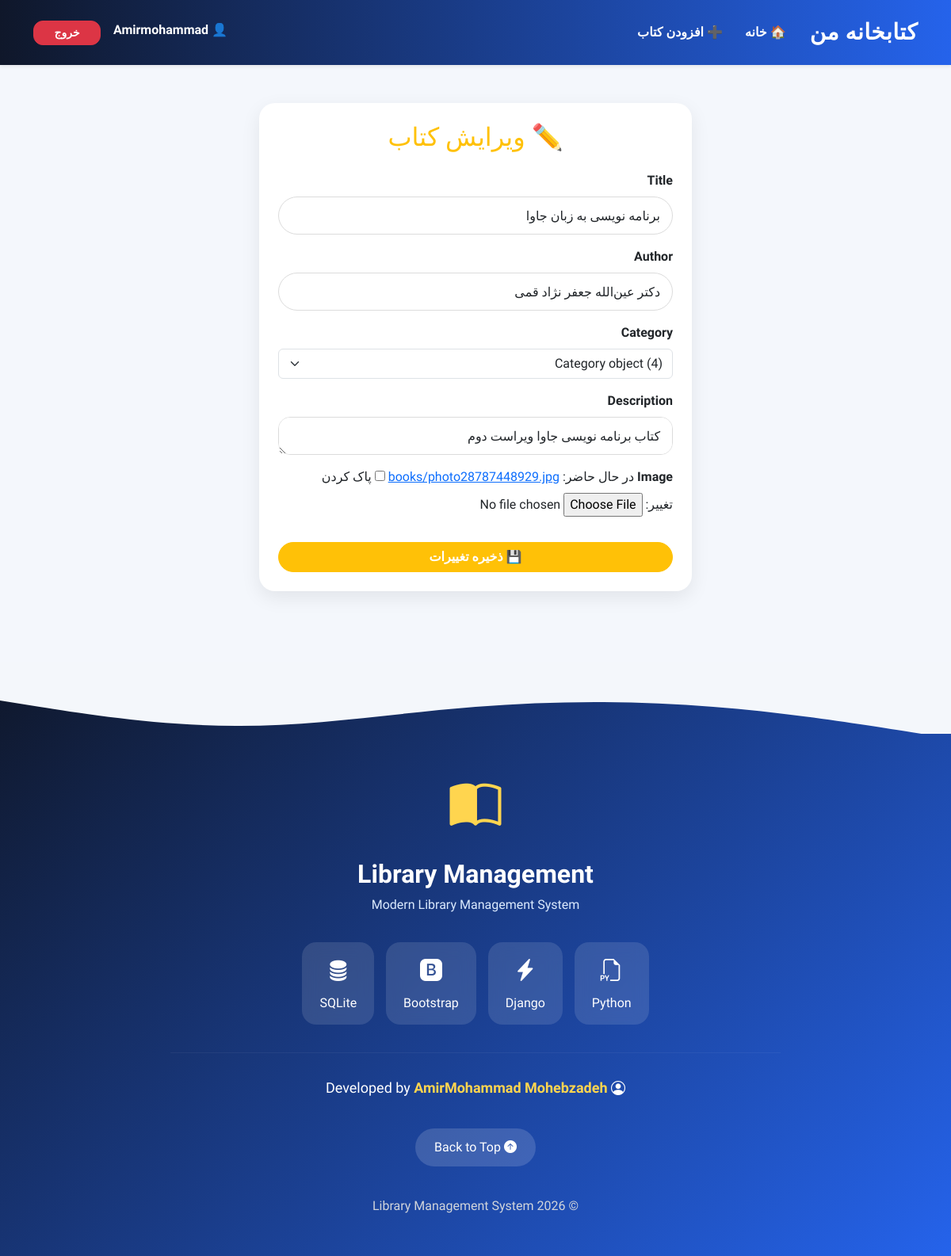
Screenshot of /edit/13/ (signed in) with the database file from the repository.
### library/models.py (models this page shows, shortened)
class Book(models.Model):
    title = models.CharField(max_length=200)
    author = models.CharField(max_length=100)
    description = models.TextField(blank=True)
    image = models.ImageField(
        upload_to='books/',
        blank=True,
        null=True
    )
    created_at = models.DateTimeField(auto_now_add=True)
    category = models.ForeignKey(
        Category,
        on_delete=models.CASCADE,
        null=True,
        blank=True
    )

### library/views.py (the view)
# urls.py: ,path("edit/<int:book_id>/", views.edit_book, name="edit_book")
@role_required("librarian", "admin")
def edit_book(request, book_id):
    book = get_object_or_404(Book, id=book_id)
    if request.method == "POST":
        form = BookForm(request.POST, request.FILES,  instance=book)
        if form.is_valid():
            form.save()
            return redirect('home')
    else:
        form = BookForm(instance=book)
    return render(request, 'edit_book.html', {
        'form': form
    })

### library/forms.py
class BookForm(forms.ModelForm):
    class Meta:
        model = Book
        fields = ['title', 'author','category', 'description', 'image']
        widgets = {
            'title': forms.TextInput(attrs={
                'class': 'form-control',
                'placeholder': 'نام کتاب'
            }),
            'author': forms.TextInput(attrs={
                'class': 'form-control',
                'placeholder': 'نام نویسنده'
            }),
            'category': forms.Select(attrs={
            'class': 'form-select',
            }),
            'description': forms.Textarea(attrs={
                'class': 'form-control',
                'rows': 4,
                'placeholder': 'توضیحات (اختیاری)'
            }),
        }

### library/views.py (called while the page is built, shortened)
def role_required(*roles):
    def decorator(view_func):
        @wraps(view_func)
        def wrapper(request, *args, **kwargs):
            if not request.user.is_authenticated:
                return HttpResponseForbidden("ابتدا وارد حساب کاربری شوید.")
            if request.user.is_superuser:
                return view_func(request, *args, **kwargs)
        return wrapper
    return decorator

### library/templates/edit_book.html (shortened to what this page needs)
{% extends 'base.html' %}
{% block content %}
<div class="row justify-content-center">
<div class="col-md-6">
<div class="card p-4">
<h2 class="text-center text-warning mb-4">
✏️ ویرایش کتاب
</h2>
<form method="POST" enctype="multipart/form-data">
{% for field in form %}
<div class="mb-3">
<label class="form-label fw-bold">
{{ field.label }}
</label>
{{ field }}
</div>
{% endfor %}
<button class="btn btn-warning w-100 mt-3">
💾 ذخیره تغییرات
</button>
</form>
</div>
</div>
</div>
{% endblock %}

### library/templates/base.html (shortened to what this page needs)
{% load static %}
<!DOCTYPE html>
<html lang="fa" dir="rtl">
<head>
    <link rel="stylesheet"
href="https://cdn.jsdelivr.net/npm/bootstrap-icons@1.11.3/font/bootstrap-icons.min.css">
     {% load static %}
    <link href="https://cdn.jsdelivr.net/npm/bootstrap@5.3.3/dist/css/bootstrap.rtl.min.css" rel="stylesheet">
    <link rel="stylesheet" href="{% static 'css/style.css' %}">
</head>
<body>
<nav class="navbar navbar-expand-lg navbar-dark bg-primary shadow-sm">
    <div class="container">
        <a class="navbar-brand fw-bold" href="{% url 'home' %}">
     کتابخانه من
   </a>
        <div class="collapse navbar-collapse" id="navbarNav">
    <ul class="navbar-nav">
        <li class="nav-item">
            <a class="nav-link" href="{% url 'home' %}">
                🏠 خانه
            </a>
        </li>
        <li class="nav-item">
            <a class="nav-link" href="{% url 'add_book' %}">
                ➕ افزودن کتاب
            </a>
        </li>
    </ul>
    <ul class="navbar-nav ms-auto">
        {% if user.is_authenticated %}
        <li class="nav-item">
            <span class="navbar-text me-2">
                👤 {{ user.username }}
            </span>
        </li>
        <li class="nav-item">
            <form method="post" action="{% url 'logout' %}">
                <button class="btn btn-danger btn-sm">
                    خروج
                </button>
            </form>
        </li>
        {% else %}
        <li class="nav-item">
            <a href="{% url 'login' %}" class="btn btn-primary btn-sm">
                ورود
            </a>
        </li>
        {% endif %}
    </ul>
</div>
    </div>
</nav>
<div class="container mt-5">
    {% block content %}
    {% endblock %}
</div>
 <footer class="footer">
    <div class="footer-wave">
        <svg viewBox="0 0 1440 120" preserveAspectRatio="none">
            <path fill="#f4f7fb"
                d="M0,64L60,74.7C120,85,240,107,360,106.7C480,107,600,85,720,74.7C840,64,960,64,1080,74.7C1200,85,1320,107,1380,117.3L1440,128L1440,0L0,0Z">
            </path>
        </svg>
    </div>
    <div class="container">
        <div class="footer-logo">
            <i class="bi bi-book-half"></i>
            <h2>Library Management</h2>
            <p>Modern Library Management System</p>
        </div>
        <div class="footer-tech">
            <div class="tech-card">
                <i class="bi bi-filetype-py"></i>
                <span>Python</span>
            </div>
            <div class="tech-card">
                <i class="bi bi-lightning-charge-fill"></i>
                <span>Django</span>
            </div>
            <div class="tech-card">
                <i class="bi bi-bootstrap-fill"></i>
                <span>Bootstrap</span>
            </div>
            <div class="tech-card">
                <i class="bi bi-database-fill"></i>
                <span>SQLite</span>
            </div>
        </div>
        <hr>
        <div class="developer">
            <i class="bi bi-person-circle"></i>
            Developed by
            <strong>AmirMohammad Mohebzadeh</strong>
        </div>
        <div class="footer-links">
    <a href="#">
        <i class="bi bi-arrow-up-circle-fill"></i>
        Back to Top
    </a>
</div>
        <p class="copyright">
            © 2026 Library Management System
        </p>
    </div>
</footer>
</body>
</html>

### static/css/style.css (style rules this page uses)
body { background:#f4f7fb; font-family:'Vazirmatn', sans-serif; }
.navbar { background:linear-gradient(90deg,#0f172a,#2563eb); padding:15px 0; box-shadow:0 10px 25px rgba(0,0,0,.15); }
.navbar-brand { color:white!important; font-size:28px; font-weight:bold; }
.card { border:none; border-radius:15px; box-shadow:0 10px 25px rgba(0,0,0,.1); transition:.3s; }
.btn-warning { color:white; }
.btn { border-radius:10px; }
body { background:#f4f7fc; }
.card { border:none; border-radius:20px; overflow:hidden; transition:0.3s; box-shadow:0 8px 25px rgba(0,0,0,0.08); }
.btn { border-radius:30px; font-weight:bold; }
input.form-control { border-radius:30px; }
.nav-link { color:#fff !important; font-weight:600; transition:0.3s; }
.navbar .btn { margin-right:8px; border-radius:12px; }
.navbar-text { color:white !important; font-weight:600; }
.navbar { position: sticky; top: 0; z-index: 1000; }
.navbar-brand { letter-spacing: .5px; }
.nav-link { border-radius:10px; padding:8px 14px !important; }
.navbar .btn { min-width:85px; }
.card { overflow:hidden; }
.form-control { border-radius:15px; padding:12px 15px; border:1px solid #dcdcdc; transition:.3s; }
.form-label { font-weight:600; margin-bottom:8px; }
.card { animation:fade .5s ease; }
.form-control { width:100%; height:48px; }
.footer { position:relative; margin-top:90px; background:linear-gradient(135deg,#0f172a,#2563eb); color:#fff; overflow:hidden; text-align:center; }
.footer-wave svg { display:block; width:100%; height:90px; }
.footer .container { padding:45px 20px 35px; }
.footer-logo i { font-size:65px; color:#ffd54f; animation:float 3s ease-in-out infinite; }
.footer-logo h2 { margin-top:15px; font-weight:700; }
.footer-logo p { color:#dbeafe; }
.footer-tech { display:flex; justify-content:center; flex-wrap:wrap; gap:15px; margin:35px 0; }
.tech-card { background:rgba(255,255,255,.12); backdrop-filter:blur(10px); padding:15px 22px; border-radius:18px; transition:.35s; }
.tech-card i { display:block; font-size:28px; margin-bottom:8px; }
.footer hr { width:70%; margin:30px auto; border-color:rgba(255,255,255,.2); }
.developer { font-size:18px; }
.developer strong { color:#ffd54f; }
.footer-links { margin:30px 0; }
.footer-links a { display:inline-block; margin:8px; padding:12px 24px; border-radius:40px; text-decoration:none; color:white; background:rgba(255,255,255,.15); transition:.3s; }
.copyright { color:#d1d5db; }

### rows the page displays
Book: form "برنامه نویسی به زبان جاوا" "دکتر عین‌الله جعفر نژاد قمی" "Category object (4)" "کتاب برنامه نویسی جاوا ویراست دوم"

### other values shown
{{ user.username }} "Amirmohammad"
{{ field.label }} "Title" "Author" "Category" "Description" "Image"
